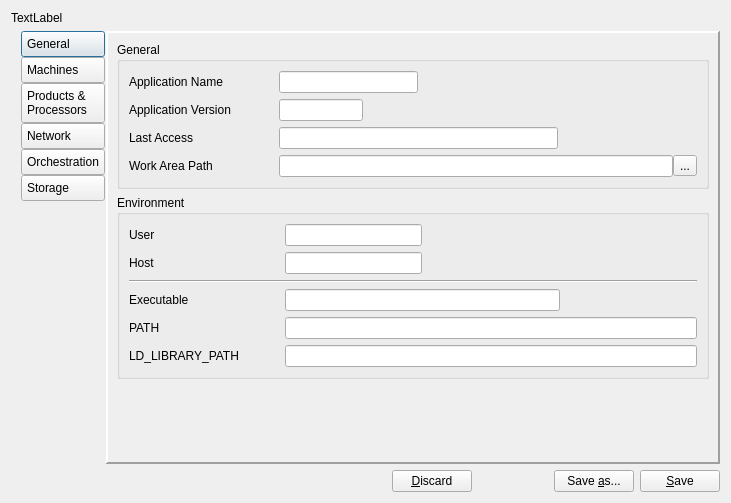
<?xml version="1.0" encoding="UTF-8"?>
<ui version="4.0">
 <class>ConfigTool</class>
 <widget class="QDialog" name="ConfigTool">
  <property name="geometry">
   <rect>
    <x>0</x>
    <y>0</y>
    <width>731</width>
    <height>503</height>
   </rect>
  </property>
  <property name="windowTitle">
   <string>Configuration Tool</string>
  </property>
  <layout class="QVBoxLayout" name="verticalLayout">
   <item>
    <widget class="QLabel" name="lblConfigName">
     <property name="text">
      <string>TextLabel</string>
     </property>
    </widget>
   </item>
   <item>
    <layout class="QHBoxLayout" name="horizontalLayout" stretch="0,0">
     <property name="spacing">
      <number>1</number>
     </property>
     <item>
      <layout class="QVBoxLayout" name="verticalLayout_2">
       <property name="spacing">
        <number>0</number>
       </property>
       <property name="leftMargin">
        <number>10</number>
       </property>
       <property name="rightMargin">
        <number>0</number>
       </property>
       <item>
        <widget class="QPushButton" name="tbtnGeneral">
         <property name="styleSheet">
          <string notr="true">QPushButton { text-align: left; padding: 5px; }</string>
         </property>
         <property name="text">
          <string>General</string>
         </property>
         <property name="icon">
          <iconset resource="configtool.qrc">
           <normaloff>:/img/img/general.png</normaloff>:/img/img/general.png</iconset>
         </property>
         <property name="iconSize">
          <size>
           <width>48</width>
           <height>48</height>
          </size>
         </property>
         <property name="autoExclusive">
          <bool>true</bool>
         </property>
         <property name="flat">
          <bool>false</bool>
         </property>
         <attribute name="buttonGroup">
          <string notr="true">btngrpSection</string>
         </attribute>
        </widget>
       </item>
       <item>
        <widget class="QPushButton" name="tbtnMachines">
         <property name="styleSheet">
          <string notr="true">QPushButton { text-align: left; padding: 5px; }</string>
         </property>
         <property name="text">
          <string>Machines</string>
         </property>
         <property name="icon">
          <iconset resource="configtool.qrc">
           <normaloff>:/img/img/machines.png</normaloff>:/img/img/machines.png</iconset>
         </property>
         <property name="iconSize">
          <size>
           <width>48</width>
           <height>48</height>
          </size>
         </property>
         <property name="autoExclusive">
          <bool>true</bool>
         </property>
         <attribute name="buttonGroup">
          <string notr="true">btngrpSection</string>
         </attribute>
        </widget>
       </item>
       <item>
        <widget class="QPushButton" name="tbtnProdProc">
         <property name="styleSheet">
          <string notr="true">QPushButton { text-align: left; padding: 5px; }</string>
         </property>
         <property name="text">
          <string>Products &amp;&amp;
Processors</string>
         </property>
         <property name="icon">
          <iconset resource="configtool.qrc">
           <normaloff>:/img/img/processing.png</normaloff>:/img/img/processing.png</iconset>
         </property>
         <property name="iconSize">
          <size>
           <width>48</width>
           <height>48</height>
          </size>
         </property>
         <property name="autoExclusive">
          <bool>true</bool>
         </property>
         <attribute name="buttonGroup">
          <string notr="true">btngrpSection</string>
         </attribute>
        </widget>
       </item>
       <item>
        <widget class="QPushButton" name="tbtnNetwork">
         <property name="styleSheet">
          <string notr="true">QPushButton { text-align: left; padding: 5px; }</string>
         </property>
         <property name="text">
          <string>Network</string>
         </property>
         <property name="icon">
          <iconset resource="configtool.qrc">
           <normaloff>:/img/img/network.png</normaloff>:/img/img/network.png</iconset>
         </property>
         <property name="iconSize">
          <size>
           <width>48</width>
           <height>48</height>
          </size>
         </property>
         <property name="autoExclusive">
          <bool>true</bool>
         </property>
         <attribute name="buttonGroup">
          <string notr="true">btngrpSection</string>
         </attribute>
        </widget>
       </item>
       <item>
        <widget class="QPushButton" name="tbtnOrchestration">
         <property name="styleSheet">
          <string notr="true">QPushButton { text-align: left; padding: 5px; }</string>
         </property>
         <property name="text">
          <string>Orchestration</string>
         </property>
         <property name="icon">
          <iconset resource="configtool.qrc">
           <normaloff>:/img/img/orchestration.png</normaloff>:/img/img/orchestration.png</iconset>
         </property>
         <property name="iconSize">
          <size>
           <width>48</width>
           <height>48</height>
          </size>
         </property>
         <property name="autoExclusive">
          <bool>true</bool>
         </property>
         <attribute name="buttonGroup">
          <string notr="true">btngrpSection</string>
         </attribute>
        </widget>
       </item>
       <item>
        <widget class="QPushButton" name="tbtnStorage">
         <property name="styleSheet">
          <string notr="true">QPushButton { text-align: left; padding: 5px; }</string>
         </property>
         <property name="text">
          <string>Storage</string>
         </property>
         <property name="icon">
          <iconset resource="configtool.qrc">
           <normaloff>:/img/img/storage.png</normaloff>:/img/img/storage.png</iconset>
         </property>
         <property name="iconSize">
          <size>
           <width>48</width>
           <height>48</height>
          </size>
         </property>
         <property name="autoExclusive">
          <bool>true</bool>
         </property>
         <attribute name="buttonGroup">
          <string notr="true">btngrpSection</string>
         </attribute>
        </widget>
       </item>
       <item>
        <spacer name="verticalSpacer">
         <property name="orientation">
          <enum>Qt::Vertical</enum>
         </property>
         <property name="sizeHint" stdset="0">
          <size>
           <width>20</width>
           <height>40</height>
          </size>
         </property>
        </spacer>
       </item>
      </layout>
     </item>
     <item>
      <widget class="QStackedWidget" name="gpboxProc">
       <property name="frameShape">
        <enum>QFrame::Panel</enum>
       </property>
       <property name="frameShadow">
        <enum>QFrame::Raised</enum>
       </property>
       <property name="lineWidth">
        <number>2</number>
       </property>
       <property name="currentIndex">
        <number>0</number>
       </property>
       <widget class="QWidget" name="pageGeneral">
        <layout class="QVBoxLayout" name="verticalLayout_3">
         <item>
          <widget class="QGroupBox" name="groupBox">
           <property name="title">
            <string>General</string>
           </property>
           <layout class="QVBoxLayout" name="verticalLayout_4">
            <item>
             <layout class="QHBoxLayout" name="horizontalLayout_3" stretch="10,10,20">
              <property name="spacing">
               <number>0</number>
              </property>
              <item>
               <widget class="QLabel" name="applicationNameLabel">
                <property name="minimumSize">
                 <size>
                  <width>150</width>
                  <height>0</height>
                 </size>
                </property>
                <property name="text">
                 <string>Application Name</string>
                </property>
               </widget>
              </item>
              <item>
               <widget class="QLineEdit" name="edAppName"/>
              </item>
              <item>
               <spacer name="horizontalSpacer_3">
                <property name="orientation">
                 <enum>Qt::Horizontal</enum>
                </property>
                <property name="sizeHint" stdset="0">
                 <size>
                  <width>40</width>
                  <height>20</height>
                 </size>
                </property>
               </spacer>
              </item>
             </layout>
            </item>
            <item>
             <layout class="QHBoxLayout" name="horizontalLayout_4" stretch="10,6,24">
              <property name="spacing">
               <number>0</number>
              </property>
              <item>
               <widget class="QLabel" name="applicationVersionLabel">
                <property name="minimumSize">
                 <size>
                  <width>150</width>
                  <height>0</height>
                 </size>
                </property>
                <property name="text">
                 <string>Application Version</string>
                </property>
               </widget>
              </item>
              <item>
               <widget class="QLineEdit" name="edAppVersion"/>
              </item>
              <item>
               <spacer name="horizontalSpacer_4">
                <property name="orientation">
                 <enum>Qt::Horizontal</enum>
                </property>
                <property name="sizeHint" stdset="0">
                 <size>
                  <width>40</width>
                  <height>20</height>
                 </size>
                </property>
               </spacer>
              </item>
             </layout>
            </item>
            <item>
             <layout class="QHBoxLayout" name="horizontalLayout_5" stretch="10,20,10">
              <property name="spacing">
               <number>0</number>
              </property>
              <item>
               <widget class="QLabel" name="lastAccessLabel">
                <property name="minimumSize">
                 <size>
                  <width>150</width>
                  <height>0</height>
                 </size>
                </property>
                <property name="text">
                 <string>Last Access</string>
                </property>
               </widget>
              </item>
              <item>
               <widget class="QLineEdit" name="edLastAccess"/>
              </item>
              <item>
               <spacer name="horizontalSpacer_5">
                <property name="orientation">
                 <enum>Qt::Horizontal</enum>
                </property>
                <property name="sizeHint" stdset="0">
                 <size>
                  <width>40</width>
                  <height>20</height>
                 </size>
                </property>
               </spacer>
              </item>
             </layout>
            </item>
            <item>
             <layout class="QHBoxLayout" name="horizontalLayout_6" stretch="10,28,5">
              <property name="spacing">
               <number>0</number>
              </property>
              <item>
               <widget class="QLabel" name="runAreaPathLabel">
                <property name="minimumSize">
                 <size>
                  <width>150</width>
                  <height>0</height>
                 </size>
                </property>
                <property name="text">
                 <string>Work Area Path</string>
                </property>
               </widget>
              </item>
              <item>
               <widget class="QLineEdit" name="edWorkArea"/>
              </item>
              <item>
               <widget class="QToolButton" name="tbtnGetRunArea">
                <property name="text">
                 <string>...</string>
                </property>
               </widget>
              </item>
             </layout>
            </item>
           </layout>
          </widget>
         </item>
         <item>
          <widget class="QGroupBox" name="groupBox_10">
           <property name="title">
            <string>Environment</string>
           </property>
           <layout class="QVBoxLayout" name="verticalLayout_29">
            <item>
             <layout class="QHBoxLayout" name="horizontalLayout_33" stretch="10,10,20">
              <item>
               <widget class="QLabel" name="lblUser">
                <property name="minimumSize">
                 <size>
                  <width>150</width>
                  <height>0</height>
                 </size>
                </property>
                <property name="text">
                 <string>User</string>
                </property>
               </widget>
              </item>
              <item>
               <widget class="QLineEdit" name="edUser"/>
              </item>
              <item>
               <spacer name="horizontalSpacer_14">
                <property name="orientation">
                 <enum>Qt::Horizontal</enum>
                </property>
                <property name="sizeHint" stdset="0">
                 <size>
                  <width>40</width>
                  <height>20</height>
                 </size>
                </property>
               </spacer>
              </item>
             </layout>
            </item>
            <item>
             <layout class="QHBoxLayout" name="horizontalLayout_34" stretch="10,10,20">
              <item>
               <widget class="QLabel" name="lblHost">
                <property name="minimumSize">
                 <size>
                  <width>150</width>
                  <height>0</height>
                 </size>
                </property>
                <property name="text">
                 <string>Host</string>
                </property>
               </widget>
              </item>
              <item>
               <widget class="QLineEdit" name="edHost"/>
              </item>
              <item>
               <spacer name="horizontalSpacer_15">
                <property name="orientation">
                 <enum>Qt::Horizontal</enum>
                </property>
                <property name="sizeHint" stdset="0">
                 <size>
                  <width>40</width>
                  <height>20</height>
                 </size>
                </property>
               </spacer>
              </item>
             </layout>
            </item>
            <item>
             <widget class="Line" name="line">
              <property name="orientation">
               <enum>Qt::Horizontal</enum>
              </property>
             </widget>
            </item>
            <item>
             <layout class="QHBoxLayout" name="horizontalLayout_36" stretch="10,20,10">
              <item>
               <widget class="QLabel" name="lblExec">
                <property name="minimumSize">
                 <size>
                  <width>150</width>
                  <height>0</height>
                 </size>
                </property>
                <property name="text">
                 <string>Executable</string>
                </property>
               </widget>
              </item>
              <item>
               <widget class="QLineEdit" name="edExec"/>
              </item>
              <item>
               <spacer name="horizontalSpacer_17">
                <property name="orientation">
                 <enum>Qt::Horizontal</enum>
                </property>
                <property name="sizeHint" stdset="0">
                 <size>
                  <width>40</width>
                  <height>20</height>
                 </size>
                </property>
               </spacer>
              </item>
             </layout>
            </item>
            <item>
             <layout class="QHBoxLayout" name="horizontalLayout_37" stretch="1000,2999,1">
              <item>
               <widget class="QLabel" name="lblPATH">
                <property name="minimumSize">
                 <size>
                  <width>150</width>
                  <height>0</height>
                 </size>
                </property>
                <property name="text">
                 <string>PATH</string>
                </property>
               </widget>
              </item>
              <item>
               <widget class="QLineEdit" name="edPATH"/>
              </item>
              <item>
               <spacer name="horizontalSpacer_18">
                <property name="orientation">
                 <enum>Qt::Horizontal</enum>
                </property>
                <property name="sizeHint" stdset="0">
                 <size>
                  <width>40</width>
                  <height>20</height>
                 </size>
                </property>
               </spacer>
              </item>
             </layout>
            </item>
            <item>
             <layout class="QHBoxLayout" name="horizontalLayout_38" stretch="1000,2999,1">
              <item>
               <widget class="QLabel" name="lblLDPATH">
                <property name="minimumSize">
                 <size>
                  <width>150</width>
                  <height>0</height>
                 </size>
                </property>
                <property name="text">
                 <string>LD_LIBRARY_PATH</string>
                </property>
               </widget>
              </item>
              <item>
               <widget class="QLineEdit" name="edLDPATH"/>
              </item>
              <item>
               <spacer name="horizontalSpacer_19">
                <property name="orientation">
                 <enum>Qt::Horizontal</enum>
                </property>
                <property name="sizeHint" stdset="0">
                 <size>
                  <width>40</width>
                  <height>20</height>
                 </size>
                </property>
               </spacer>
              </item>
             </layout>
            </item>
           </layout>
          </widget>
         </item>
         <item>
          <spacer name="verticalSpacer_2">
           <property name="orientation">
            <enum>Qt::Vertical</enum>
           </property>
           <property name="sizeHint" stdset="0">
            <size>
             <width>20</width>
             <height>276</height>
            </size>
           </property>
          </spacer>
         </item>
        </layout>
       </widget>
       <widget class="QWidget" name="pageMachines">
        <layout class="QHBoxLayout" name="horizontalLayout_7">
         <item>
          <layout class="QVBoxLayout" name="verticalLayout_10">
           <item>
            <widget class="QGroupBox" name="gpboxHosts">
             <property name="title">
              <string>Hosts</string>
             </property>
             <layout class="QVBoxLayout" name="verticalLayout_9">
              <item>
               <widget class="QTableView" name="tblviewHosts"/>
              </item>
             </layout>
            </widget>
           </item>
           <item>
            <widget class="QGroupBox" name="groupBox_11">
             <property name="title">
              <string>Other Information</string>
             </property>
             <layout class="QHBoxLayout" name="horizontalLayout_13">
              <item>
               <layout class="QHBoxLayout" name="horizontalLayout_8" stretch="10,20,0">
                <item>
                 <widget class="QLabel" name="lbl">
                  <property name="text">
                   <string>Master Host</string>
                  </property>
                 </widget>
                </item>
                <item>
                 <widget class="QComboBox" name="cboxMasterHost"/>
                </item>
                <item>
                 <spacer name="horizontalSpacer_7">
                  <property name="orientation">
                   <enum>Qt::Horizontal</enum>
                  </property>
                  <property name="sizeHint" stdset="0">
                   <size>
                    <width>40</width>
                    <height>20</height>
                   </size>
                  </property>
                 </spacer>
                </item>
               </layout>
              </item>
              <item>
               <layout class="QHBoxLayout" name="horizontalLayout_9" stretch="10,20">
                <item>
                 <widget class="QLabel" name="lbl_2">
                  <property name="text">
                   <string>Base port</string>
                  </property>
                 </widget>
                </item>
                <item>
                 <layout class="QHBoxLayout" name="horizontalLayout_11">
                  <property name="leftMargin">
                   <number>0</number>
                  </property>
                  <property name="topMargin">
                   <number>0</number>
                  </property>
                  <property name="rightMargin">
                   <number>0</number>
                  </property>
                  <property name="bottomMargin">
                   <number>0</number>
                  </property>
                  <item>
                   <widget class="QSpinBox" name="spboxBasePort">
                    <property name="minimum">
                     <number>1100</number>
                    </property>
                    <property name="maximum">
                     <number>64000</number>
                    </property>
                    <property name="singleStep">
                     <number>100</number>
                    </property>
                   </widget>
                  </item>
                  <item>
                   <spacer name="horizontalSpacer_6">
                    <property name="orientation">
                     <enum>Qt::Horizontal</enum>
                    </property>
                    <property name="sizeHint" stdset="0">
                     <size>
                      <width>40</width>
                      <height>20</height>
                     </size>
                    </property>
                   </spacer>
                  </item>
                 </layout>
                </item>
               </layout>
              </item>
             </layout>
            </widget>
           </item>
          </layout>
         </item>
        </layout>
       </widget>
       <widget class="QWidget" name="pageProdProc">
        <layout class="QHBoxLayout" name="horizontalLayout_12">
         <item>
          <widget class="QGroupBox" name="gpboxPT">
           <property name="title">
            <string>Product Types</string>
           </property>
           <layout class="QVBoxLayout" name="verticalLayout_6">
            <item>
             <widget class="QListView" name="listProductTypes"/>
            </item>
           </layout>
          </widget>
         </item>
         <item>
          <widget class="QGroupBox" name="groupBox_5">
           <property name="title">
            <string>Processors</string>
           </property>
           <layout class="QVBoxLayout" name="verticalLayout_7">
            <item>
             <widget class="QListView" name="listProcs"/>
            </item>
           </layout>
          </widget>
         </item>
        </layout>
       </widget>
       <widget class="QWidget" name="pageNetwork">
        <layout class="QVBoxLayout" name="verticalLayout_11">
         <item>
          <widget class="QGroupBox" name="gpboxNet">
           <property name="title">
            <string>Framework Components</string>
           </property>
           <layout class="QHBoxLayout" name="horizontalLayout_10">
            <item>
             <widget class="QTableView" name="tblviewNet"/>
            </item>
           </layout>
          </widget>
         </item>
        </layout>
       </widget>
       <widget class="QWidget" name="pageOrchestration">
        <layout class="QVBoxLayout" name="verticalLayout_23">
         <item>
          <widget class="QGroupBox" name="gpboxRules">
           <property name="title">
            <string>Orchestration Rules</string>
           </property>
           <layout class="QHBoxLayout" name="horizontalLayout_17">
            <item>
             <widget class="QTableView" name="tblviewRules"/>
            </item>
           </layout>
          </widget>
         </item>
        </layout>
       </widget>
       <widget class="QWidget" name="pageStorage">
        <layout class="QVBoxLayout" name="verticalLayout_5">
         <item>
          <widget class="QGroupBox" name="groupBox_2">
           <property name="title">
            <string>Working Storage Paths</string>
           </property>
           <layout class="QVBoxLayout" name="verticalLayout_8">
            <item>
             <layout class="QGridLayout" name="gridLayout">
              <item row="0" column="0">
               <widget class="QLabel" name="label_26">
                <property name="text">
                 <string>Base Path</string>
                </property>
               </widget>
              </item>
              <item row="0" column="1">
               <widget class="QLineEdit" name="edBasePath"/>
              </item>
              <item row="0" column="2">
               <widget class="QToolButton" name="tbtnSetBasePath">
                <property name="text">
                 <string>...</string>
                </property>
               </widget>
              </item>
              <item row="1" column="0">
               <widget class="QLabel" name="label_27">
                <property name="text">
                 <string>Local Archive Folder</string>
                </property>
               </widget>
              </item>
              <item row="1" column="1">
               <widget class="QLineEdit" name="nedLocalArchiveFolder">
                <property name="enabled">
                 <bool>false</bool>
                </property>
               </widget>
              </item>
              <item row="2" column="1">
               <widget class="QLineEdit" name="nedInbox">
                <property name="enabled">
                 <bool>false</bool>
                </property>
               </widget>
              </item>
              <item row="2" column="0">
               <widget class="QLabel" name="label_28">
                <property name="text">
                 <string>Inbox</string>
                </property>
               </widget>
              </item>
              <item row="3" column="1">
               <widget class="QLineEdit" name="nedOutbox">
                <property name="enabled">
                 <bool>false</bool>
                </property>
               </widget>
              </item>
              <item row="3" column="0">
               <widget class="QLabel" name="label_29">
                <property name="text">
                 <string>Outbox</string>
                </property>
               </widget>
              </item>
             </layout>
            </item>
           </layout>
          </widget>
         </item>
         <item>
          <widget class="QSplitter" name="splitter">
           <property name="orientation">
            <enum>Qt::Horizontal</enum>
           </property>
           <widget class="QGroupBox" name="gpboxInput">
            <property name="title">
             <string>Input Protocol</string>
            </property>
            <layout class="QVBoxLayout" name="verticalLayout_24">
             <item>
              <layout class="QHBoxLayout" name="horizontalLayout_19">
               <item>
                <widget class="QLabel" name="label_7">
                 <property name="minimumSize">
                  <size>
                   <width>80</width>
                   <height>0</height>
                  </size>
                 </property>
                 <property name="maximumSize">
                  <size>
                   <width>80</width>
                   <height>16777215</height>
                  </size>
                 </property>
                 <property name="text">
                  <string>Protocol</string>
                 </property>
                </widget>
               </item>
               <item>
                <widget class="QComboBox" name="cboxInProtocol">
                 <item>
                  <property name="text">
                   <string>RLINK</string>
                  </property>
                 </item>
                 <item>
                  <property name="text">
                   <string>SCP</string>
                  </property>
                 </item>
                 <item>
                  <property name="text">
                   <string>HTTP</string>
                  </property>
                 </item>
                 <item>
                  <property name="text">
                   <string>HTTPS</string>
                  </property>
                 </item>
                 <item>
                  <property name="text">
                   <string>FTP</string>
                  </property>
                 </item>
                </widget>
               </item>
              </layout>
             </item>
             <item>
              <layout class="QHBoxLayout" name="horizontalLayout_20">
               <item>
                <widget class="QLabel" name="label_13">
                 <property name="minimumSize">
                  <size>
                   <width>80</width>
                   <height>0</height>
                  </size>
                 </property>
                 <property name="maximumSize">
                  <size>
                   <width>80</width>
                   <height>16777215</height>
                  </size>
                 </property>
                 <property name="text">
                  <string>Address</string>
                 </property>
                </widget>
               </item>
               <item>
                <widget class="QLineEdit" name="edInAddr"/>
               </item>
              </layout>
             </item>
             <item>
              <layout class="QHBoxLayout" name="horizontalLayout_21">
               <item>
                <widget class="QLabel" name="label_14">
                 <property name="minimumSize">
                  <size>
                   <width>80</width>
                   <height>0</height>
                  </size>
                 </property>
                 <property name="maximumSize">
                  <size>
                   <width>80</width>
                   <height>16777215</height>
                  </size>
                 </property>
                 <property name="text">
                  <string>Port</string>
                 </property>
                </widget>
               </item>
               <item>
                <widget class="QLineEdit" name="edInPort"/>
               </item>
               <item>
                <spacer name="horizontalSpacer_11">
                 <property name="orientation">
                  <enum>Qt::Horizontal</enum>
                 </property>
                 <property name="sizeHint" stdset="0">
                  <size>
                   <width>40</width>
                   <height>20</height>
                  </size>
                 </property>
                </spacer>
               </item>
              </layout>
             </item>
             <item>
              <layout class="QHBoxLayout" name="horizontalLayout_22">
               <item>
                <widget class="QLabel" name="label_15">
                 <property name="minimumSize">
                  <size>
                   <width>80</width>
                   <height>0</height>
                  </size>
                 </property>
                 <property name="maximumSize">
                  <size>
                   <width>80</width>
                   <height>16777215</height>
                  </size>
                 </property>
                 <property name="text">
                  <string>User</string>
                 </property>
                </widget>
               </item>
               <item>
                <widget class="QLineEdit" name="edInUser"/>
               </item>
              </layout>
             </item>
             <item>
              <layout class="QHBoxLayout" name="horizontalLayout_23">
               <item>
                <widget class="QLabel" name="label_16">
                 <property name="minimumSize">
                  <size>
                   <width>80</width>
                   <height>0</height>
                  </size>
                 </property>
                 <property name="maximumSize">
                  <size>
                   <width>80</width>
                   <height>16777215</height>
                  </size>
                 </property>
                 <property name="text">
                  <string>Password</string>
                 </property>
                </widget>
               </item>
               <item>
                <widget class="QLineEdit" name="edInPasswd"/>
               </item>
              </layout>
             </item>
             <item>
              <layout class="QHBoxLayout" name="horizontalLayout_24">
               <item>
                <widget class="QLabel" name="label_17">
                 <property name="minimumSize">
                  <size>
                   <width>80</width>
                   <height>0</height>
                  </size>
                 </property>
                 <property name="maximumSize">
                  <size>
                   <width>80</width>
                   <height>16777215</height>
                  </size>
                 </property>
                 <property name="text">
                  <string>Inbox</string>
                 </property>
                </widget>
               </item>
               <item>
                <widget class="QLineEdit" name="edInInbox"/>
               </item>
               <item>
                <widget class="QToolButton" name="tbtnGetInbox">
                 <property name="text">
                  <string>...</string>
                 </property>
                </widget>
               </item>
              </layout>
             </item>
            </layout>
           </widget>
           <widget class="QGroupBox" name="gpboxOutput">
            <property name="title">
             <string>Output Protocol</string>
            </property>
            <layout class="QVBoxLayout" name="verticalLayout_25">
             <item>
              <layout class="QHBoxLayout" name="horizontalLayout_25">
               <item>
                <widget class="QLabel" name="label_18">
                 <property name="minimumSize">
                  <size>
                   <width>80</width>
                   <height>0</height>
                  </size>
                 </property>
                 <property name="maximumSize">
                  <size>
                   <width>80</width>
                   <height>16777215</height>
                  </size>
                 </property>
                 <property name="text">
                  <string>Protocol</string>
                 </property>
                </widget>
               </item>
               <item>
                <widget class="QComboBox" name="cboxOutProtocol">
                 <item>
                  <property name="text">
                   <string>RLINK</string>
                  </property>
                 </item>
                 <item>
                  <property name="text">
                   <string>SCP</string>
                  </property>
                 </item>
                 <item>
                  <property name="text">
                   <string>HTTP</string>
                  </property>
                 </item>
                 <item>
                  <property name="text">
                   <string>HTTPS</string>
                  </property>
                 </item>
                 <item>
                  <property name="text">
                   <string>FTP</string>
                  </property>
                 </item>
                </widget>
               </item>
              </layout>
             </item>
             <item>
              <layout class="QHBoxLayout" name="horizontalLayout_26">
               <item>
                <widget class="QLabel" name="label_19">
                 <property name="minimumSize">
                  <size>
                   <width>80</width>
                   <height>0</height>
                  </size>
                 </property>
                 <property name="maximumSize">
                  <size>
                   <width>80</width>
                   <height>16777215</height>
                  </size>
                 </property>
                 <property name="text">
                  <string>Address</string>
                 </property>
                </widget>
               </item>
               <item>
                <widget class="QLineEdit" name="edOutAddr"/>
               </item>
              </layout>
             </item>
             <item>
              <layout class="QHBoxLayout" name="horizontalLayout_27">
               <item>
                <widget class="QLabel" name="label_20">
                 <property name="minimumSize">
                  <size>
                   <width>80</width>
                   <height>0</height>
                  </size>
                 </property>
                 <property name="maximumSize">
                  <size>
                   <width>80</width>
                   <height>16777215</height>
                  </size>
                 </property>
                 <property name="text">
                  <string>Port</string>
                 </property>
                </widget>
               </item>
               <item>
                <widget class="QLineEdit" name="edOutPort"/>
               </item>
               <item>
                <spacer name="horizontalSpacer_13">
                 <property name="orientation">
                  <enum>Qt::Horizontal</enum>
                 </property>
                 <property name="sizeHint" stdset="0">
                  <size>
                   <width>40</width>
                   <height>20</height>
                  </size>
                 </property>
                </spacer>
               </item>
              </layout>
             </item>
             <item>
              <layout class="QHBoxLayout" name="horizontalLayout_28">
               <item>
                <widget class="QLabel" name="label_21">
                 <property name="minimumSize">
                  <size>
                   <width>80</width>
                   <height>0</height>
                  </size>
                 </property>
                 <property name="maximumSize">
                  <size>
                   <width>80</width>
                   <height>16777215</height>
                  </size>
                 </property>
                 <property name="text">
                  <string>User</string>
                 </property>
                </widget>
               </item>
               <item>
                <widget class="QLineEdit" name="edOutUser"/>
               </item>
              </layout>
             </item>
             <item>
              <layout class="QHBoxLayout" name="horizontalLayout_29">
               <item>
                <widget class="QLabel" name="label_22">
                 <property name="minimumSize">
                  <size>
                   <width>80</width>
                   <height>0</height>
                  </size>
                 </property>
                 <property name="maximumSize">
                  <size>
                   <width>80</width>
                   <height>16777215</height>
                  </size>
                 </property>
                 <property name="text">
                  <string>Password</string>
                 </property>
                </widget>
               </item>
               <item>
                <widget class="QLineEdit" name="edOutPasswd"/>
               </item>
              </layout>
             </item>
             <item>
              <layout class="QHBoxLayout" name="horizontalLayout_32">
               <item>
                <widget class="QLabel" name="label_25">
                 <property name="minimumSize">
                  <size>
                   <width>80</width>
                   <height>0</height>
                  </size>
                 </property>
                 <property name="maximumSize">
                  <size>
                   <width>80</width>
                   <height>16777215</height>
                  </size>
                 </property>
                 <property name="text">
                  <string/>
                 </property>
                </widget>
               </item>
              </layout>
             </item>
            </layout>
           </widget>
          </widget>
         </item>
         <item>
          <spacer name="verticalSpacer_15">
           <property name="orientation">
            <enum>Qt::Vertical</enum>
           </property>
           <property name="sizeHint" stdset="0">
            <size>
             <width>20</width>
             <height>86</height>
            </size>
           </property>
          </spacer>
         </item>
        </layout>
       </widget>
      </widget>
     </item>
    </layout>
   </item>
   <item>
    <layout class="QHBoxLayout" name="horizontalLayout_2" stretch="10,1,2,1,1">
     <item>
      <spacer name="horizontalSpacer_2">
       <property name="orientation">
        <enum>Qt::Horizontal</enum>
       </property>
       <property name="sizeHint" stdset="0">
        <size>
         <width>40</width>
         <height>20</height>
        </size>
       </property>
      </spacer>
     </item>
     <item>
      <widget class="QPushButton" name="btnDiscard">
       <property name="text">
        <string>&amp;Discard</string>
       </property>
      </widget>
     </item>
     <item>
      <spacer name="horizontalSpacer">
       <property name="orientation">
        <enum>Qt::Horizontal</enum>
       </property>
       <property name="sizeHint" stdset="0">
        <size>
         <width>40</width>
         <height>20</height>
        </size>
       </property>
      </spacer>
     </item>
     <item>
      <widget class="QPushButton" name="btnSaveAs">
       <property name="text">
        <string>Save &amp;as...</string>
       </property>
      </widget>
     </item>
     <item>
      <widget class="QPushButton" name="btnSave">
       <property name="text">
        <string>&amp;Save</string>
       </property>
      </widget>
     </item>
    </layout>
   </item>
  </layout>
 </widget>
 <tabstops>
  <tabstop>btnSave</tabstop>
  <tabstop>btnSaveAs</tabstop>
  <tabstop>btnDiscard</tabstop>
 </tabstops>
 <resources>
  <include location="configtool.qrc"/>
 </resources>
 <connections>
  <connection>
   <sender>btnDiscard</sender>
   <signal>clicked()</signal>
   <receiver>ConfigTool</receiver>
   <slot>reject()</slot>
   <hints>
    <hint type="sourcelabel">
     <x>468</x>
     <y>492</y>
    </hint>
    <hint type="destinationlabel">
     <x>725</x>
     <y>427</y>
    </hint>
   </hints>
  </connection>
  <connection>
   <sender>btnSaveAs</sender>
   <signal>clicked()</signal>
   <receiver>ConfigTool</receiver>
   <slot>saveAs()</slot>
   <hints>
    <hint type="sourcelabel">
     <x>634</x>
     <y>492</y>
    </hint>
    <hint type="destinationlabel">
     <x>523</x>
     <y>532</y>
    </hint>
   </hints>
  </connection>
  <connection>
   <sender>btnSave</sender>
   <signal>clicked()</signal>
   <receiver>ConfigTool</receiver>
   <slot>save()</slot>
   <hints>
    <hint type="sourcelabel">
     <x>720</x>
     <y>492</y>
    </hint>
    <hint type="destinationlabel">
     <x>677</x>
     <y>544</y>
    </hint>
   </hints>
  </connection>
  <connection>
   <sender>btngrpSection</sender>
   <signal>buttonClicked(int)</signal>
   <receiver>gpboxProc</receiver>
   <slot>setCurrentIndex(int)</slot>
   <hints>
    <hint type="sourcelabel">
     <x>-1</x>
     <y>-1</y>
    </hint>
    <hint type="destinationlabel">
     <x>439</x>
     <y>246</y>
    </hint>
   </hints>
  </connection>
 </connections>
 <slots>
  <slot>hostsClear()</slot>
  <slot>hostsAdd()</slot>
  <slot>hostsRemove()</slot>
  <slot>hostsMoveUp()</slot>
  <slot>hostsMoveDown()</slot>
  <slot>saveAs()</slot>
  <slot>save()</slot>
  <slot>prodClear()</slot>
  <slot>prodAdd()</slot>
  <slot>prodRemove()</slot>
  <slot>prodMoveUp()</slot>
  <slot>prodMoveDown()</slot>
  <slot>ruleClear()</slot>
  <slot>ruleAdd()</slot>
  <slot>ruleRemove()</slot>
  <slot>ruleMoveUp()</slot>
  <slot>ruleMoveDown()</slot>
  <slot>netClear()</slot>
  <slot>netAdd()</slot>
  <slot>netRemove()</slot>
  <slot>netMoveUp()</slot>
  <slot>netMoveDown()</slot>
  <slot>hostsRowSelected(QModelIndex)</slot>
 </slots>
 <buttongroups>
  <buttongroup name="btngrpSection"/>
 </buttongroups>
</ui>
